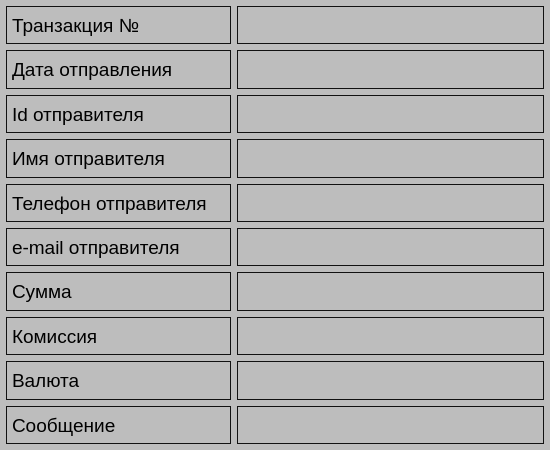
<?xml version="1.0" encoding="UTF-8"?>
<ui version="4.0">
 <class>transact_infow</class>
 <widget class="QWidget" name="transact_infow">
  <property name="geometry">
   <rect>
    <x>0</x>
    <y>0</y>
    <width>550</width>
    <height>450</height>
   </rect>
  </property>
  <property name="minimumSize">
   <size>
    <width>550</width>
    <height>450</height>
   </size>
  </property>
  <property name="maximumSize">
   <size>
    <width>550</width>
    <height>450</height>
   </size>
  </property>
  <property name="windowTitle">
   <string>Profile</string>
  </property>
  <property name="styleSheet">
   <string notr="true">background: #bdbdbd;</string>
  </property>
  <layout class="QHBoxLayout" name="horizontalLayout">
   <property name="leftMargin">
    <number>6</number>
   </property>
   <property name="topMargin">
    <number>6</number>
   </property>
   <property name="rightMargin">
    <number>6</number>
   </property>
   <property name="bottomMargin">
    <number>6</number>
   </property>
   <item>
    <layout class="QVBoxLayout" name="verticalLayout">
     <item>
      <widget class="QLabel" name="lbl_transfer_id">
       <property name="minimumSize">
        <size>
         <width>225</width>
         <height>0</height>
        </size>
       </property>
       <property name="maximumSize">
        <size>
         <width>225</width>
         <height>16777215</height>
        </size>
       </property>
       <property name="font">
        <font>
         <pointsize>14</pointsize>
         <weight>50</weight>
         <bold>false</bold>
        </font>
       </property>
       <property name="styleSheet">
        <string notr="true">border: 1px solid #111111;</string>
       </property>
       <property name="text">
        <string>Транзакция №</string>
       </property>
       <property name="margin">
        <number>6</number>
       </property>
      </widget>
     </item>
     <item>
      <widget class="QLabel" name="lbl_date">
       <property name="minimumSize">
        <size>
         <width>225</width>
         <height>0</height>
        </size>
       </property>
       <property name="maximumSize">
        <size>
         <width>225</width>
         <height>16777215</height>
        </size>
       </property>
       <property name="font">
        <font>
         <pointsize>14</pointsize>
        </font>
       </property>
       <property name="styleSheet">
        <string notr="true">border: 1px solid #111111;</string>
       </property>
       <property name="text">
        <string>Дата отправления</string>
       </property>
      </widget>
     </item>
     <item>
      <widget class="QLabel" name="lbl_sender_id">
       <property name="minimumSize">
        <size>
         <width>225</width>
         <height>0</height>
        </size>
       </property>
       <property name="maximumSize">
        <size>
         <width>225</width>
         <height>16777215</height>
        </size>
       </property>
       <property name="font">
        <font>
         <pointsize>14</pointsize>
         <weight>50</weight>
         <bold>false</bold>
        </font>
       </property>
       <property name="styleSheet">
        <string notr="true">border: 1px solid #111111;</string>
       </property>
       <property name="text">
        <string>Id отправителя</string>
       </property>
       <property name="margin">
        <number>6</number>
       </property>
      </widget>
     </item>
     <item>
      <widget class="QLabel" name="lbl_sender_name">
       <property name="minimumSize">
        <size>
         <width>225</width>
         <height>0</height>
        </size>
       </property>
       <property name="maximumSize">
        <size>
         <width>225</width>
         <height>16777215</height>
        </size>
       </property>
       <property name="font">
        <font>
         <pointsize>14</pointsize>
         <weight>50</weight>
         <bold>false</bold>
        </font>
       </property>
       <property name="styleSheet">
        <string notr="true">border: 1px solid #111111;</string>
       </property>
       <property name="text">
        <string>Имя отправителя</string>
       </property>
       <property name="margin">
        <number>6</number>
       </property>
      </widget>
     </item>
     <item>
      <widget class="QLabel" name="lbl_sender_phone">
       <property name="minimumSize">
        <size>
         <width>225</width>
         <height>0</height>
        </size>
       </property>
       <property name="maximumSize">
        <size>
         <width>225</width>
         <height>16777215</height>
        </size>
       </property>
       <property name="font">
        <font>
         <pointsize>14</pointsize>
         <weight>50</weight>
         <bold>false</bold>
        </font>
       </property>
       <property name="styleSheet">
        <string notr="true">border: 1px solid #111111;</string>
       </property>
       <property name="text">
        <string>Телефон отправителя</string>
       </property>
       <property name="margin">
        <number>6</number>
       </property>
      </widget>
     </item>
     <item>
      <widget class="QLabel" name="lbl_sender_email">
       <property name="minimumSize">
        <size>
         <width>225</width>
         <height>0</height>
        </size>
       </property>
       <property name="maximumSize">
        <size>
         <width>225</width>
         <height>16777215</height>
        </size>
       </property>
       <property name="font">
        <font>
         <pointsize>14</pointsize>
         <weight>50</weight>
         <bold>false</bold>
        </font>
       </property>
       <property name="styleSheet">
        <string notr="true">border: 1px solid #111111;</string>
       </property>
       <property name="text">
        <string>e-mail отправителя</string>
       </property>
       <property name="margin">
        <number>6</number>
       </property>
      </widget>
     </item>
     <item>
      <widget class="QLabel" name="lbl_value">
       <property name="minimumSize">
        <size>
         <width>225</width>
         <height>0</height>
        </size>
       </property>
       <property name="maximumSize">
        <size>
         <width>225</width>
         <height>16777215</height>
        </size>
       </property>
       <property name="font">
        <font>
         <pointsize>14</pointsize>
         <weight>50</weight>
         <bold>false</bold>
        </font>
       </property>
       <property name="styleSheet">
        <string notr="true">border: 1px solid #111111;</string>
       </property>
       <property name="text">
        <string>Сумма</string>
       </property>
       <property name="margin">
        <number>6</number>
       </property>
      </widget>
     </item>
     <item>
      <widget class="QLabel" name="lbl_commission">
       <property name="minimumSize">
        <size>
         <width>225</width>
         <height>0</height>
        </size>
       </property>
       <property name="maximumSize">
        <size>
         <width>225</width>
         <height>16777215</height>
        </size>
       </property>
       <property name="font">
        <font>
         <pointsize>14</pointsize>
         <weight>50</weight>
         <bold>false</bold>
        </font>
       </property>
       <property name="styleSheet">
        <string notr="true">border: 1px solid #111111;</string>
       </property>
       <property name="text">
        <string>Комиссия</string>
       </property>
       <property name="margin">
        <number>6</number>
       </property>
      </widget>
     </item>
     <item>
      <widget class="QLabel" name="lbl_currency">
       <property name="minimumSize">
        <size>
         <width>225</width>
         <height>0</height>
        </size>
       </property>
       <property name="maximumSize">
        <size>
         <width>225</width>
         <height>16777215</height>
        </size>
       </property>
       <property name="font">
        <font>
         <pointsize>14</pointsize>
         <weight>50</weight>
         <bold>false</bold>
        </font>
       </property>
       <property name="styleSheet">
        <string notr="true">border: 1px solid #111111;</string>
       </property>
       <property name="text">
        <string>Валюта</string>
       </property>
       <property name="margin">
        <number>6</number>
       </property>
      </widget>
     </item>
     <item>
      <widget class="QLabel" name="lbl_msg">
       <property name="minimumSize">
        <size>
         <width>225</width>
         <height>0</height>
        </size>
       </property>
       <property name="maximumSize">
        <size>
         <width>225</width>
         <height>16777215</height>
        </size>
       </property>
       <property name="font">
        <font>
         <pointsize>14</pointsize>
         <weight>50</weight>
         <bold>false</bold>
        </font>
       </property>
       <property name="styleSheet">
        <string notr="true">border: 1px solid #111111;</string>
       </property>
       <property name="text">
        <string>Сообщение</string>
       </property>
       <property name="margin">
        <number>6</number>
       </property>
      </widget>
     </item>
    </layout>
   </item>
   <item>
    <layout class="QVBoxLayout" name="verticalLayout_2">
     <item>
      <widget class="QLabel" name="lbl_transfer_id_value">
       <property name="minimumSize">
        <size>
         <width>250</width>
         <height>0</height>
        </size>
       </property>
       <property name="maximumSize">
        <size>
         <width>400</width>
         <height>16777215</height>
        </size>
       </property>
       <property name="font">
        <font>
         <pointsize>14</pointsize>
         <weight>50</weight>
         <bold>false</bold>
        </font>
       </property>
       <property name="styleSheet">
        <string notr="true">border: 1px solid #111111;</string>
       </property>
       <property name="text">
        <string/>
       </property>
       <property name="margin">
        <number>6</number>
       </property>
      </widget>
     </item>
     <item>
      <widget class="QLabel" name="lbl_date_value">
       <property name="minimumSize">
        <size>
         <width>250</width>
         <height>0</height>
        </size>
       </property>
       <property name="maximumSize">
        <size>
         <width>400</width>
         <height>16777215</height>
        </size>
       </property>
       <property name="font">
        <font>
         <pointsize>14</pointsize>
        </font>
       </property>
       <property name="styleSheet">
        <string notr="true">border: 1px solid #111111;</string>
       </property>
       <property name="text">
        <string/>
       </property>
      </widget>
     </item>
     <item>
      <widget class="QLabel" name="lbl_sender_id_value">
       <property name="minimumSize">
        <size>
         <width>250</width>
         <height>0</height>
        </size>
       </property>
       <property name="maximumSize">
        <size>
         <width>400</width>
         <height>16777215</height>
        </size>
       </property>
       <property name="font">
        <font>
         <pointsize>14</pointsize>
         <weight>50</weight>
         <bold>false</bold>
        </font>
       </property>
       <property name="styleSheet">
        <string notr="true">border: 1px solid #111111;</string>
       </property>
       <property name="text">
        <string/>
       </property>
       <property name="margin">
        <number>6</number>
       </property>
      </widget>
     </item>
     <item>
      <widget class="QLabel" name="lbl_sender_name_value">
       <property name="minimumSize">
        <size>
         <width>250</width>
         <height>0</height>
        </size>
       </property>
       <property name="maximumSize">
        <size>
         <width>400</width>
         <height>16777215</height>
        </size>
       </property>
       <property name="font">
        <font>
         <pointsize>14</pointsize>
         <weight>50</weight>
         <bold>false</bold>
        </font>
       </property>
       <property name="styleSheet">
        <string notr="true">border: 1px solid #111111;</string>
       </property>
       <property name="text">
        <string/>
       </property>
       <property name="margin">
        <number>6</number>
       </property>
      </widget>
     </item>
     <item>
      <widget class="QLabel" name="lbl_sender_phone_value">
       <property name="minimumSize">
        <size>
         <width>250</width>
         <height>0</height>
        </size>
       </property>
       <property name="maximumSize">
        <size>
         <width>400</width>
         <height>16777215</height>
        </size>
       </property>
       <property name="font">
        <font>
         <pointsize>14</pointsize>
         <weight>50</weight>
         <bold>false</bold>
        </font>
       </property>
       <property name="styleSheet">
        <string notr="true">border: 1px solid #111111;</string>
       </property>
       <property name="text">
        <string/>
       </property>
       <property name="margin">
        <number>6</number>
       </property>
      </widget>
     </item>
     <item>
      <widget class="QLabel" name="lbl_sender_email_value">
       <property name="minimumSize">
        <size>
         <width>250</width>
         <height>0</height>
        </size>
       </property>
       <property name="maximumSize">
        <size>
         <width>400</width>
         <height>16777215</height>
        </size>
       </property>
       <property name="font">
        <font>
         <pointsize>14</pointsize>
         <weight>50</weight>
         <bold>false</bold>
        </font>
       </property>
       <property name="styleSheet">
        <string notr="true">border: 1px solid #111111;</string>
       </property>
       <property name="text">
        <string/>
       </property>
       <property name="margin">
        <number>6</number>
       </property>
      </widget>
     </item>
     <item>
      <widget class="QLabel" name="lbl_value_value">
       <property name="minimumSize">
        <size>
         <width>250</width>
         <height>0</height>
        </size>
       </property>
       <property name="maximumSize">
        <size>
         <width>400</width>
         <height>16777215</height>
        </size>
       </property>
       <property name="font">
        <font>
         <pointsize>14</pointsize>
         <weight>50</weight>
         <bold>false</bold>
        </font>
       </property>
       <property name="styleSheet">
        <string notr="true">border: 1px solid #111111;</string>
       </property>
       <property name="text">
        <string/>
       </property>
       <property name="margin">
        <number>6</number>
       </property>
      </widget>
     </item>
     <item>
      <widget class="QLabel" name="lbl_commission_value">
       <property name="minimumSize">
        <size>
         <width>250</width>
         <height>0</height>
        </size>
       </property>
       <property name="maximumSize">
        <size>
         <width>400</width>
         <height>16777215</height>
        </size>
       </property>
       <property name="font">
        <font>
         <pointsize>14</pointsize>
         <weight>50</weight>
         <bold>false</bold>
        </font>
       </property>
       <property name="styleSheet">
        <string notr="true">border: 1px solid #111111;</string>
       </property>
       <property name="text">
        <string/>
       </property>
       <property name="margin">
        <number>6</number>
       </property>
      </widget>
     </item>
     <item>
      <widget class="QLabel" name="lbl_currency_value">
       <property name="minimumSize">
        <size>
         <width>250</width>
         <height>0</height>
        </size>
       </property>
       <property name="maximumSize">
        <size>
         <width>400</width>
         <height>16777215</height>
        </size>
       </property>
       <property name="font">
        <font>
         <pointsize>14</pointsize>
         <weight>50</weight>
         <bold>false</bold>
        </font>
       </property>
       <property name="styleSheet">
        <string notr="true">border: 1px solid #111111;</string>
       </property>
       <property name="text">
        <string/>
       </property>
       <property name="margin">
        <number>6</number>
       </property>
      </widget>
     </item>
     <item>
      <widget class="QLabel" name="lbl_msg_value">
       <property name="minimumSize">
        <size>
         <width>250</width>
         <height>0</height>
        </size>
       </property>
       <property name="maximumSize">
        <size>
         <width>400</width>
         <height>16777215</height>
        </size>
       </property>
       <property name="font">
        <font>
         <pointsize>14</pointsize>
         <weight>50</weight>
         <bold>false</bold>
        </font>
       </property>
       <property name="styleSheet">
        <string notr="true">border: 1px solid #111111;</string>
       </property>
       <property name="text">
        <string/>
       </property>
       <property name="margin">
        <number>6</number>
       </property>
      </widget>
     </item>
    </layout>
   </item>
  </layout>
 </widget>
 <resources/>
 <connections/>
</ui>
